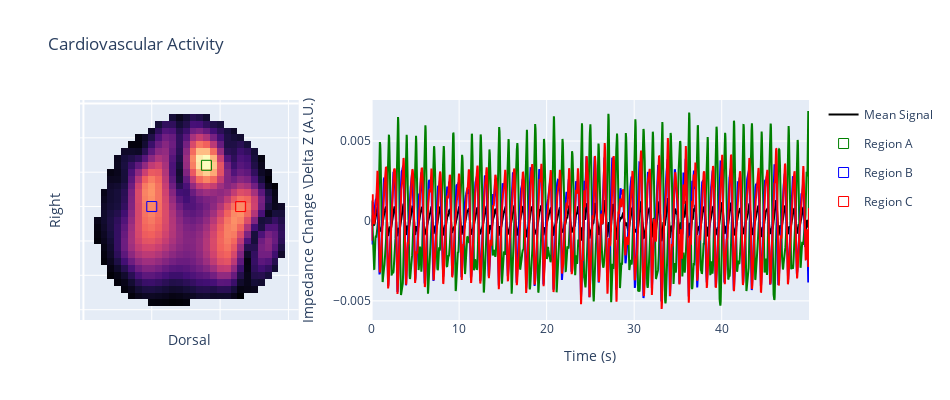

The code cell stored with this chart in its notebook:
### Code cell
# plot cardiovascular acticity
fig = make_subplots(rows=1, cols=2, column_widths=[1, 2])
fig.update_layout(width=950, height=400)

fig.add_trace(go.Heatmap(z=np.std(imgs_card, axis=-1), zmin=0, 
                         showscale=False, colorscale='magma'), row=1, col=1)
fig.update_yaxes(title='Right', showticklabels=False, autorange="reversed", row=1, col=1)
fig.update_xaxes(title='Dorsal', showticklabels=False, row=1, col=1)
fig.update_layout(title='Cardiovascular Activity')

fig.add_trace(go.Scatter(x=t, y=np.nanmean(imgs_card, axis=(0, 1)), 
                         name='Mean Signal', line_color='black'), row=1, col=2)
fig.update_xaxes(title='Time (s)', row=1, col=2)
fig.update_yaxes(title='Impedance Change \Delta Z (A.U.)', row=1, col=2)

# add three example signals in ??? regions
regions = {'Region A': ([18, 9], 'green'), 'Region B': ([10, 15], 'blue'), 'Region C': ([23, 15], 'red')}
for reg, tmp in regions.items():
    fig.add_scatter(x=[tmp[0][0]], y=[tmp[0][1]], mode='markers', marker_symbol='square-open', 
                    marker_size=10, legendgroup=reg, marker_color=tmp[1], name=reg, row=1, col=1)
    fig.add_trace(go.Scatter(x=t, y=imgs_card[tmp[0][1], tmp[0][0], :], legendgroup=reg, 
                             showlegend=False, name=reg, line_color=tmp[1]), row=1, col=2)    
fig.show()

### Figure 1 — Plotly figure (JSON) as saved in the notebook; plotly's stock layout.template omitted (floating-point values rounded to 4 significant figures; data arrays with more than 128 entries replaced by an {"elided": "..."} marker saying what was removed)
{"data": [{"colorscale": [[0, "#000004"], [0.1111, "#180f3d"], [0.2222, "#440f76"], [0.3333, "#721f81"], [0.4444, "#9e2f7f"], [0.5556, "#cd4071"], [0.6667, "#f1605d"], [0.7778, "#fd9668"], [0.8889, "#feca8d"], [1, "#fcfdbf"]], "showscale": false, "type": "heatmap", "xaxis": "x", "yaxis": "y", "z": {"elided": "32x32 float values"}, "zmin": 0}, {"line": {"color": "black"}, "name": "Mean Signal", "type": "scatter", "x": {"elided": "2384 float values"}, "xaxis": "x2", "y": {"elided": "2384 float values"}, "yaxis": "y2"}, {"legendgroup": "Region A", "marker": {"color": "green", "size": 10, "symbol": "square-open"}, "mode": "markers", "name": "Region A", "type": "scatter", "x": [18], "xaxis": "x", "y": [9], "yaxis": "y"}, {"legendgroup": "Region A", "line": {"color": "green"}, "name": "Region A", "showlegend": false, "type": "scatter", "x": {"elided": "2384 float values"}, "xaxis": "x2", "y": {"elided": "2384 float values"}, "yaxis": "y2"}, {"legendgroup": "Region B", "marker": {"color": "blue", "size": 10, "symbol": "square-open"}, "mode": "markers", "name": "Region B", "type": "scatter", "x": [10], "xaxis": "x", "y": [15], "yaxis": "y"}, {"legendgroup": "Region B", "line": {"color": "blue"}, "name": "Region B", "showlegend": false, "type": "scatter", "x": {"elided": "2384 float values"}, "xaxis": "x2", "y": {"elided": "2384 float values"}, "yaxis": "y2"}, {"legendgroup": "Region C", "marker": {"color": "red", "size": 10, "symbol": "square-open"}, "mode": "markers", "name": "Region C", "type": "scatter", "x": [23], "xaxis": "x", "y": [15], "yaxis": "y"}, {"legendgroup": "Region C", "line": {"color": "red"}, "name": "Region C", "showlegend": false, "type": "scatter", "x": {"elided": "2384 float values"}, "xaxis": "x2", "y": {"elided": "2384 float values"}, "yaxis": "y2"}], "layout": {"height": 400, "title": {"text": "Cardiovascular Activity"}, "width": 950, "xaxis": {"anchor": "y", "domain": [0, 0.3], "showticklabels": false, "title": {"text": "Dorsal"}}, "xaxis2": {"anchor": "y2", "domain": [0.4, 1], "title": {"text": "Time (s)"}}, "yaxis": {"anchor": "x", "autorange": "reversed", "domain": [0, 1], "showticklabels": false, "title": {"text": "Right"}}, "yaxis2": {"anchor": "x2", "domain": [0, 1], "title": {"text": "Impedance Change \\Delta Z (A.U.)"}}}}
